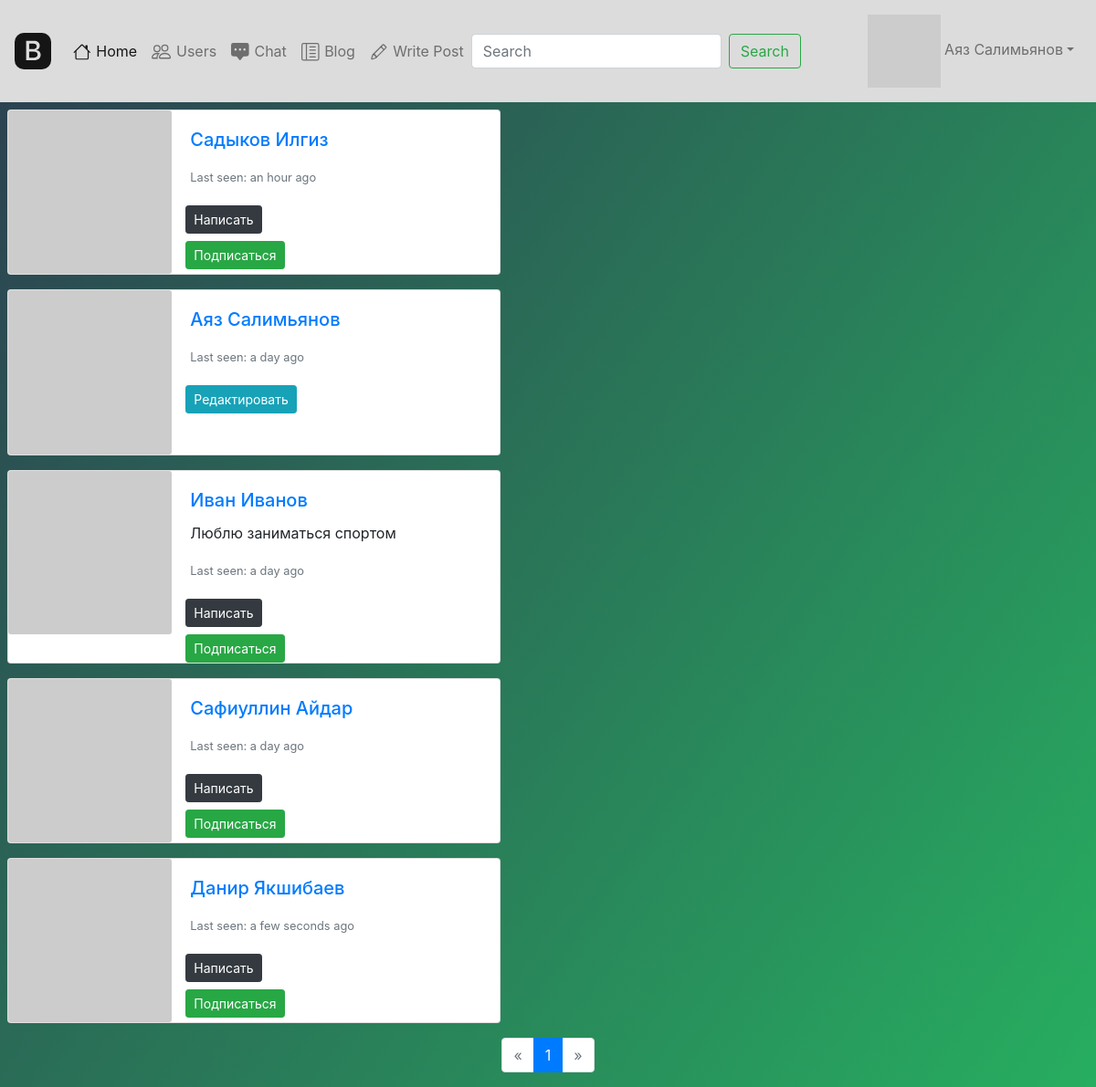
Page /users (signed in) on the committed database.
### main.py (models this page shows, shortened)
class User(UserMixin, SerializerMixin, db.Model):
    __tablename__ = 'users'
    id = db.Column(db.Integer, primary_key=True, autoincrement=True)
    name = db.Column(db.String, nullable=True)
    about = db.Column(db.String, nullable=True)
    email = db.Column(db.String, index=True, unique=True, nullable=True)
    hashed_password = db.Column(db.String, nullable=True)
    created_date = db.Column(db.DateTime, default=datetime.datetime.utcnow())
    last_seen = db.Column(db.DateTime, default=datetime.datetime.utcnow())
    followed = db.relationship(
        'User', secondary=followers,
        primaryjoin=(followers.c.follower_id == id),
        secondaryjoin=(followers.c.followed_id == id),
        backref=db.backref('followers', lazy='dynamic'), lazy='dynamic')
    messages_sent = db.relationship('Message',
                                    foreign_keys='Message.sender_id',
                                    backref='author', lazy='dynamic')
    messages_received = db.relationship('Message',
                                        foreign_keys='Message.recipient_id',
                                        backref='recipient', lazy='dynamic')
    def avatar(self, size):
        digest = md5(self.email.lower().encode('utf-8')).hexdigest()
        return 'https://www.gravatar.com/avatar/{}?d=identicon&s={}'.format(
            digest, size)
    def is_following(self, user):
        return self.followed.filter(
            followers.c.followed_id == user.id).count() > 0

### main.py (the view)
@app.route('/users')
@login_required
def users():
    q = request.args.get('q')
    page = request.args.get('page')
    if page and page.isdigit():
        page = int(page)
    else:
        page = 1
    if q:
        users = User.query.filter((User.name.contains(q)))
    else:
        users = User.query.order_by(User.created_date.desc())
    pages = users.paginate(page, per_page=5)
    return render_template('users.html', k='1', pages=pages, User=User, q=q)

### main.py (called while the page is built)
@login_manager.user_loader
def load_user(user_id):
    return User.query.get(user_id)

@app.before_request
def before_request():
    if current_user.is_authenticated:
        current_user.last_seen = datetime.datetime.utcnow()
        db.session.commit()

### templates/users.html (shortened to what this page needs)
{% extends "base.html" %}
{% block content %}
{% for user in pages.items %}
<div class="card mb-3 m-2" style="max-width: 540px;">
    <div class="row no-gutters">
        <div class="col-md-4">
            <img src="{{ user.avatar(128) }}" class="card-img">
        </div>
        <div class="col-md-6">
            <div class="card-body">
                <h5 class="card-title"><a href="user/{{ user.name }}">{{ user.name }}</a></h5>
                <p class="card-text">{% if user.about %}{{ user.about }}{% endif %} </p>
                <p class="card-text"><small class="text-muted">Last seen: {{ moment(user.last_seen).fromNow() }}</small>
                </p>
            </div>
            {% if user != current_user %}
            <div class="col-md-2">
                <a role="button" class="btn btn-dark btn-sm" href="/chat/{{ user.name }}">Написать</a>
            </div>
            {% elif user == current_user %}
            <div class="col-md-2">
                <a role="button" class="btn btn-info btn-sm" href="edit_profile/{{ current_user.name }}">Редактировать</a>
            </div>
            {% endif %}
            {% if not current_user.is_following(user) and current_user != user %}
            <div class="col-md-2">
                <a role="button" class="btn btn-success btn-sm" href="{{ url_for('follow', username=user.name) }}">Подписаться</a>
            </div>
            {% elif current_user.is_following(user) and current_user != user %}
            <h1></h1>
            <div class="col-md-2">
                <a role="button" class="btn btn-warning btn-sm" href="{{ url_for('unfollow', username=user.name) }}">Отписаться</a>
            </div>
            {% endif %}
        </div>
    </div>
</div>
{% endfor %}
<nav>
    <ul class="pagination justify-content-center">
        <li {% if not pages.has_prev %}
            class="page-item disabled"
            {% else %}
            class="page-item"
            {% endif %}>
            <a class="page-link" href="/users?page={{ pages.prev_num }}{% if q %}&q={{ q }} {% endif %}">
                <span aria-hidden="true">&laquo;</span>
            </a>
        </li>
        {% for page in pages.iter_pages() %}
        <li {% if page== pages.page %}
            class="page-item active"
            {% else %}
            class="page-item"
            {% endif %}>
            <a class="page-link" href="/users?page={{ page }}{% if q %}&q={{ q }} {% endif %}">{{ page }}</a>
        </li>
        {% endfor %}
        <li {% if not pages.has_next %}
            class="page-item disabled"
            {% else %}
            class="page-item"
            {% endif %}>
            <a class="page-link" href="/users?page={{ pages.next_num }}{% if q %}&q={{ q }} {% endif %}">
                <span aria-hidden="true">&raquo;</span>
            </a>
        </li>
    </ul>
</nav>
{% endblock %}

### templates/base.html (shortened to what this page needs)
<!DOCTYPE html>
<html lang="en" dir="ltr">
<head>
    <link rel="stylesheet" href="https://stackpath.bootstrapcdn.com/bootstrap/4.4.1/css/bootstrap.min.css"
>
    <link rel="stylesheet" href="static/css/base.css">
</head>
<body {% if request.path != '/' %} class="form" {% else %} class="ani" {% endif %}>
<header>
    <nav class="navbar navbar-expand-xl navbar-light" style="background-color: #DCDCDC;">
        <a class="navbar-brand" href="#">
        </a>
        <div class="collapse navbar-collapse" id="navbarSupportedContent">
            <ul class="navbar-nav mr-auto">
                <li class="nav-item active">
                    <a class="nav-link" href="/">
                        Home</a>
                </li>
                {% if current_user.is_authenticated %}
                <li class="nav-item">
                    <a class="nav-link" href="/users">
                        Users</a>
                </li>
                <li class="nav-item">
                    <a class="nav-link" href="/chat">
                        Chat</a>
                </li>
                <li class="nav-item">
                    <a class="nav-link" href="/blog">
                        Blog</a>
                </li>
                <li class="nav-item">
                    <a class="nav-link" href="/add_post">
                        Write Post</a>
                </li>
                {% endif %}
                {% if k %}
                <form class="form-inline my-2 my-lg-0" method="get">
                    <input class="form-control mr-sm-2" type="search" placeholder="Search" aria-label="Search"
                           name="q" value="{{ request.args.get('q', '') }}">
                    <button class="btn btn-outline-success my-2 my-sm-0" type="submit">Search</button>
                </form>
                {% endif %}
            </ul>
            {% if current_user.is_authenticated %}
            <ul class="navbar-nav ml-auto">
                <li class="nav-item">
                    <a class="nav-link dropdown-toggle" href="#" id="navbarDropdown" role="button"
                       data-toggle="dropdown" aria-haspopup="true" aria-expanded="false">
                        <img src="{{ current_user.avatar(34) }}"> {{ current_user.name }}</a>
                </li>
            </ul>
            {% endif %}
        </div>
    </nav>
</header>
</body>
</html>
{% block content %}
{% endblock %}

### static/css/base.css (style rules this page uses)
.form { background-image: linear-gradient(125deg,#2c3e50,#27ae60,#2980b9,#e74c3c,#8e44ad); background-size: 400% 400%; }

### rows in the picture
User: name "Аяз Салимьянов", last_seen "a day ago"
User: name "Садыков Илгиз", last_seen "an hour ago"
User: name "Иван Иванов", about "Люблю заниматься спортом", last_seen "a day ago"
User: name "Сафиуллин Айдар", last_seen "a day ago"
User: name "Данир Якшибаев", last_seen "a few seconds ago"

### other values in the picture
{{ page }} "1"
